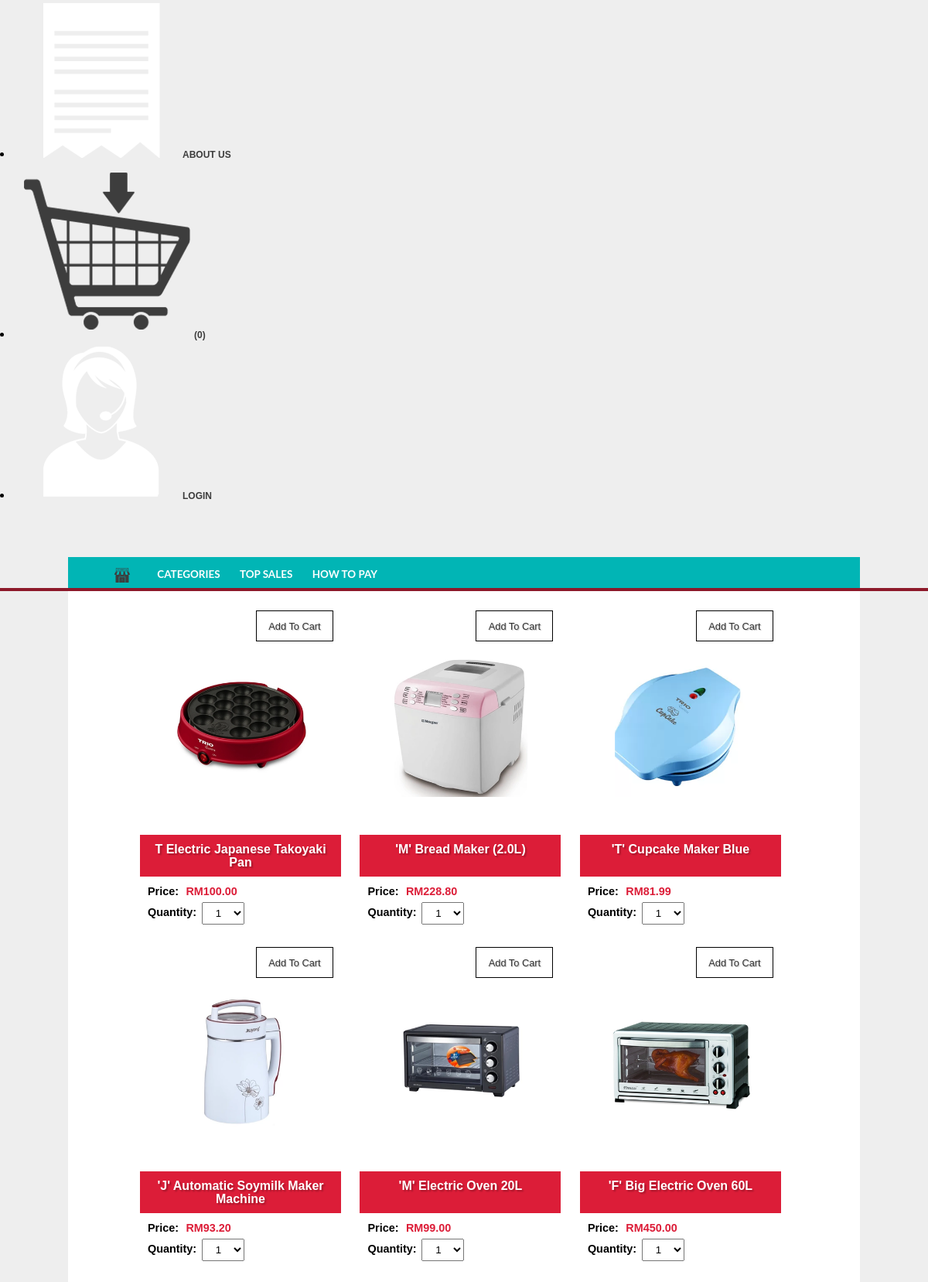
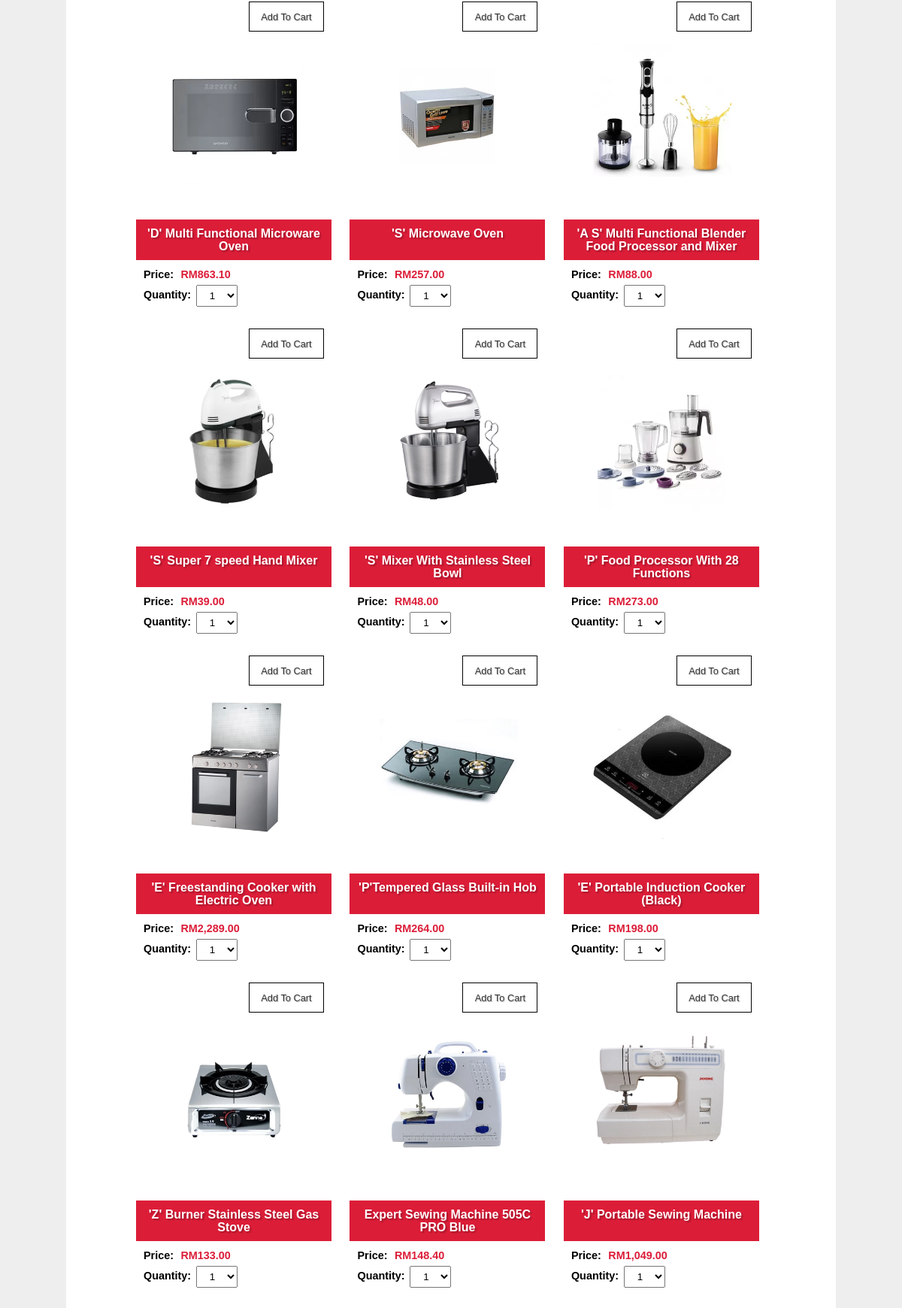
Screenshot of /top_sales.php (upper part) with the database file from the repository (2 pictures, top to bottom).
### tables this page shows
CREATE TABLE IF NOT EXISTS `products` (
  `id` int(11) NOT NULL,
  `product_code` varchar(10) NOT NULL,
  `product_name` varchar(100) NOT NULL,
  `product_description` text NOT NULL,
  `product_price` double NOT NULL,
  `product_photo` varchar(100) NOT NULL,
  `category` varchar(50) NOT NULL,
  `quantity` int(11) NOT NULL
);

### config.php (called while the page is built, shortened)
<?php
$currency = 'RM';
?>

### top_sales.php (the view, shortened to what this page needs)
<?php
	include("config.php");
	if(isset($_SESSION['cart_products'])) {
		$total_cart = count($_SESSION['cart_products']); }
	else {
		$total_cart = 0;
	}
?>
<!DOCTYPE html>
<html>
<head>
	<link href="css/style.css" rel="stylesheet" type="text/css">
</head>
<body>
<div class="admin_log">
	<li><a class="admin-button" href="about.php"><img src="images\icon-about.png">ABOUT US</a></li>
	<li><a class="admin-button" href="#popup2"><img src="images\icon-cart.png"><?php echo "($total_cart)"; ?></a></li>
	<li><a class="admin-button" href="#popup1"><img src="images\icon-user.png">LOGIN</a></li>
</div>
<header>
</header>
<nav>
	<ul>
		<li><a href="index.php"><img src="images\icon-home-active.png"></a></li>
		<li><a href="payment.php">Categories</a></li>
		<li><a class="active" href="payment.php">Top Sales</a></li>
		<li><a href="payment.php">How To Pay</a></li>
	</ul>
</nav>
			<?php include('login_popup.php') ?>
<div class="container">
	<ul class="products">
	<?php
		$query = 'SELECT * FROM products';
		$result = mysqli_query($conn, $query);
		if(mysqli_num_rows($result) > 0) {
			while($row = mysqli_fetch_assoc($result)) {
	?>
		<li>
			<form method="POST" action="update_cart.php">
				<div>
					<button type="submit" class="add_to_cart" >Add To Cart</button>
				</div>
				<a href="product.php?id=<?php echo $row['id'];?>">
				<div class="product_photo">
					<img src="images/<?= $row['product_photo'] ?>" width="90%" />
				</div>
				<div class="product_name">
					<h4><?= $row['product_name'] ?></h4>
				</div>
				</a>
				<div class="product_info">
					<label>
						<span>Price:</span>
						<span class="price"><?= $currency.number_format($row['product_price'], 2) ?></span>
					</label>
					<fieldset>
					<label>
						<span>Quantity:</span>
						<select maxLength="2" name="product_quantity"/>
							<option>1</option>
					</label>
					</fieldset>
				</div>
			</form>
		</li>
	<?php
	}
	}
	else
		echo 'Tiada senarai produk';
	?>
	</ul>
</div>
</body>
</html>

### css/style.css (style rules this page uses)
body { margin: 0; padding: 0; font-family: Helvetica; background-color: #eee; }
header { background-color: #eee; border-bottom: 4px solid #8d192a; height: 111px; }
.container { background-color: #fff; max-width: 1024px; min-height: 768px; margin: auto; padding-top: 15px; padding-bottom: 45px; }
.admin-button { min-width: 60px; border: none; padding: 4px; display: inline-block; text-align: center; text-decoration: none; color: #3d3d3d; height: 14px; border-radius: 5px; font-size: 0.75em; font-weight: bold; }
nav { background-color: #01B5B5; width: 1024px; height: 40px; margin-top: -63px; margin-right: auto; margin-left: auto; font-size: 1.2em; border-bottom: 4px solid #8d192a; }
nav li img { width: 20px; vertical-align: middle; }
nav li { display: inline; }
nav li a { color: #fff; font-family: 'Lato', sans-serif; text-transform: uppercase; text-align: center; font-size: 0.7em; font-weight: bold; text-decoration: none; display: inline-block; padding: 13.5px 10px; min-width: 40px; border-top-right-radius: 6px; border-top-left-radius: 6px; }
ul { list-style-type: none; }
ul.products { padding: 0; margin: 0; max-width: 858px; margin-left: auto; margin-right: auto; }
ul.products li { background: #fff; color: #3d3d3d; display: inline-block; max-width: 240px; padding: 10px 20px; }
ul.products li h4 { background-color: #dc1d38; color: #fff; min-height: 34px; text-align: center; line-height: 17px; margin: -10px -10px 10px -10px; padding: 10px; text-shadow: 2px 2px 2px rgba(0, 0, 0, 0.25); }
ul.products li img { margin-bottom: 7px; }
ul.products li label span { color: #000; width: 80px; padding-top: 10px; font-size: 0.9em; }
ul.products li label span.price { text-align: center; width: 90px; color: #dc1d38; padding: 5px; }
ul.products li fieldset { border: none; padding: 0px 5px 5px 0px; margin: 0; }
ul.products li fieldset label { display: block; margin-bottom: 4px; }
ul.products li fieldset label select { text-align: center; margin-top: 5px; width: 40px; padding: 5px; }
ul.products li fieldset label span { color: #000; width: 70px; float: left; }
ul.products li select { text-align: center; min-width: 55px; }
ul.products li select option { text-align: center; }
ul.products li a { text-decoration: none; color: #fff; }
ul.products li button { float: right; background-color: #fff; color: #333; height: 40px; border: 1.5px solid black; border-radius: 0; }
button, .button { background: #e72641; min-width: 100px; border: none; padding: 10px; display: inline-block; text-align: center; cursor: pointer; text-decoration: none; color: #fff; min-height: 15px; text-shadow: 1px 1px 1px rgba(0, 0, 0, 0.25); border-radius: 3px; font-size: 0.8em; }
.product_photo { text-align: center; box-shadow: 10px; height: 300px; }
.product_info { font-weight: bold; font-size: 1.0em; }
.form select, option { height: 30px; border-radius: 5px; border: 1px solid #ddd; width: 100%; }

### rows the page displays
products: product_photo (picture), product_name "T Electric Japanese Takoyaki Pan", product_price "100.00"
products: product_photo (picture), product_name "'M' Bread Maker (2.0L)", product_price "228.80"
products: product_photo (picture), product_name "'T' Cupcake Maker Blue", product_price "81.99"
products: product_photo (picture), product_name "'J' Automatic Soymilk Maker Machine", product_price "93.20"
products: product_photo (picture), product_name "'M' Electric Oven 20L", product_price "99.00"
products: product_photo (picture), product_name "'F' Big Electric Oven 60L", product_price "450.00"
products: product_photo (picture), product_name "'D' Multi Functional Microware Oven", product_price "863.10"
products: product_photo (picture), product_name "'S' Microwave Oven", product_price "257.00"
products: product_photo (picture), product_name "'A S' Multi Functional Blender Food Processor and Mixer", product_price "88.00"
products: product_photo (picture), product_name "'S' Super 7 speed Hand Mixer", product_price "39.00"
products: product_photo (picture), product_name "'S' Mixer With Stainless Steel Bowl", product_price "48.00"
products: product_photo (picture), product_name "'P' Food Processor With 28 Functions", product_price "273.00"
products: product_photo (picture), product_name "'E' Freestanding Cooker with Electric Oven", product_price "2,289.00"
products: product_photo (picture), product_name "'P'Tempered Glass Built-in Hob", product_price "264.00"
products: product_photo (picture), product_name "'E' Portable Induction Cooker (Black)", product_price "198.00"
products: product_photo (picture), product_name "'Z' Burner Stainless Steel Gas Stove", product_price "133.00"
products: product_photo (picture), product_name "Expert Sewing Machine 505C PRO Blue", product_price "148.40"
products: product_photo (picture), product_name "'J' Portable Sewing Machine", product_price "1,049.00"

### other values shown
$total_cart "0"
